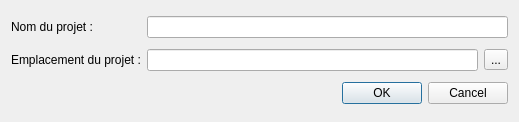
<?xml version="1.0" encoding="UTF-8"?>
<ui version="4.0">
 <class>newProjectWindow</class>
 <widget class="QDialog" name="newProjectWindow">
  <property name="windowModality">
   <enum>Qt::WindowModal</enum>
  </property>
  <property name="geometry">
   <rect>
    <x>0</x>
    <y>0</y>
    <width>519</width>
    <height>122</height>
   </rect>
  </property>
  <property name="windowTitle">
   <string>Dialog</string>
  </property>
  <layout class="QGridLayout" name="gridLayout">
   <item row="1" column="0">
    <widget class="QLabel" name="nameProjectlabel">
     <property name="text">
      <string>Nom du projet : </string>
     </property>
    </widget>
   </item>
   <item row="2" column="0">
    <widget class="QLabel" name="folderProjectlabel">
     <property name="text">
      <string>Emplacement du projet :</string>
     </property>
    </widget>
   </item>
   <item row="1" column="1" colspan="2">
    <widget class="QLineEdit" name="nameProjectLineEdit"/>
   </item>
   <item row="2" column="1">
    <widget class="QLineEdit" name="folderProjectLineEdit"/>
   </item>
   <item row="2" column="2">
    <widget class="QToolButton" name="searchFolderProjectButton">
     <property name="text">
      <string>...</string>
     </property>
    </widget>
   </item>
   <item row="4" column="1" colspan="2">
    <widget class="QDialogButtonBox" name="buttonBox">
     <property name="orientation">
      <enum>Qt::Horizontal</enum>
     </property>
     <property name="standardButtons">
      <set>QDialogButtonBox::Cancel|QDialogButtonBox::Ok</set>
     </property>
    </widget>
   </item>
  </layout>
 </widget>
 <resources/>
 <connections>
  <connection>
   <sender>buttonBox</sender>
   <signal>accepted()</signal>
   <receiver>newProjectWindow</receiver>
   <slot>accept()</slot>
   <hints>
    <hint type="sourcelabel">
     <x>248</x>
     <y>254</y>
    </hint>
    <hint type="destinationlabel">
     <x>157</x>
     <y>274</y>
    </hint>
   </hints>
  </connection>
  <connection>
   <sender>buttonBox</sender>
   <signal>rejected()</signal>
   <receiver>newProjectWindow</receiver>
   <slot>reject()</slot>
   <hints>
    <hint type="sourcelabel">
     <x>316</x>
     <y>260</y>
    </hint>
    <hint type="destinationlabel">
     <x>286</x>
     <y>274</y>
    </hint>
   </hints>
  </connection>
 </connections>
</ui>
